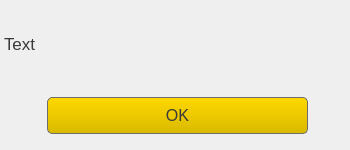
<?xml version="1.0" encoding="UTF-8"?>
<ui version="4.0">
 <class>WarningDialog</class>
 <widget class="QDialog" name="WarningDialog">
  <property name="geometry">
   <rect>
    <x>0</x>
    <y>0</y>
    <width>350</width>
    <height>150</height>
   </rect>
  </property>
  <property name="windowTitle">
   <string>Warning</string>
  </property>
  <property name="styleSheet">
   <string notr="true"/>
  </property>
  <widget class="QWidget" name="layoutWidget">
   <property name="geometry">
    <rect>
     <x>47</x>
     <y>90</y>
     <width>261</width>
     <height>51</height>
    </rect>
   </property>
   <layout class="QHBoxLayout" name="horizontalLayout">
    <item>
     <widget class="QPushButton" name="btnOk">
      <property name="styleSheet">
       <string notr="true">QPushButton { 
	border: 1px solid #6d6d6d transparent;
	background: qlineargradient(x1: 0, y1: 1, x2: 0, y2: 0,  stop: 0 #d9b900, stop: 1 #ffd800);
	border-radius: 5px;
	color: #3a3a3a;
	font-size: 16px;
	width: 130px;
	height: 35px;
}

QPushButton:hover { 
	background-color: #ffd800;
}

QPushButton:pressed {
	background-color: #d9b900;
}</string>
      </property>
      <property name="text">
       <string>OK</string>
      </property>
     </widget>
    </item>
   </layout>
  </widget>
  <widget class="QLabel" name="lblText">
   <property name="geometry">
    <rect>
     <x>4</x>
     <y>23</y>
     <width>341</width>
     <height>41</height>
    </rect>
   </property>
   <property name="styleSheet">
    <string notr="true">font-size: 13pt ;
qproperty-alignment: AlignCenter;
color: #3a3a3a;</string>
   </property>
   <property name="text">
    <string>Text</string>
   </property>
  </widget>
 </widget>
 <resources/>
 <connections/>
</ui>
